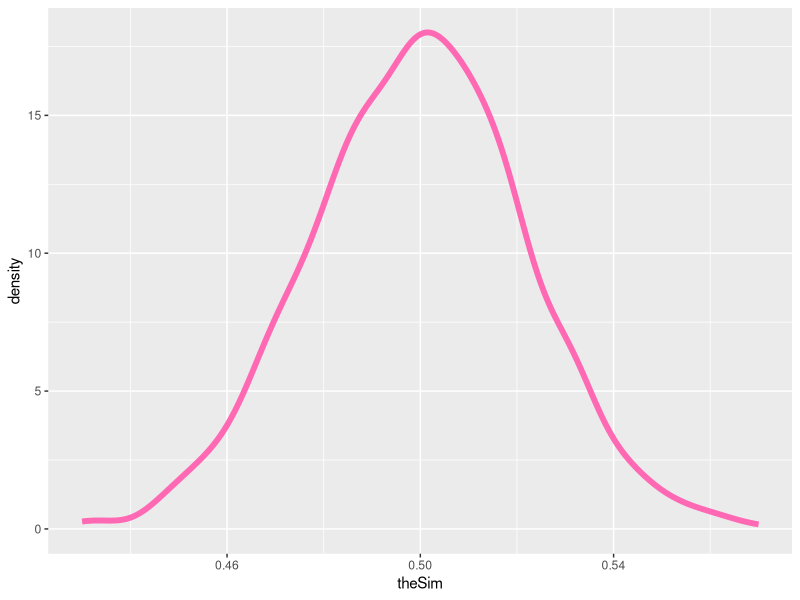
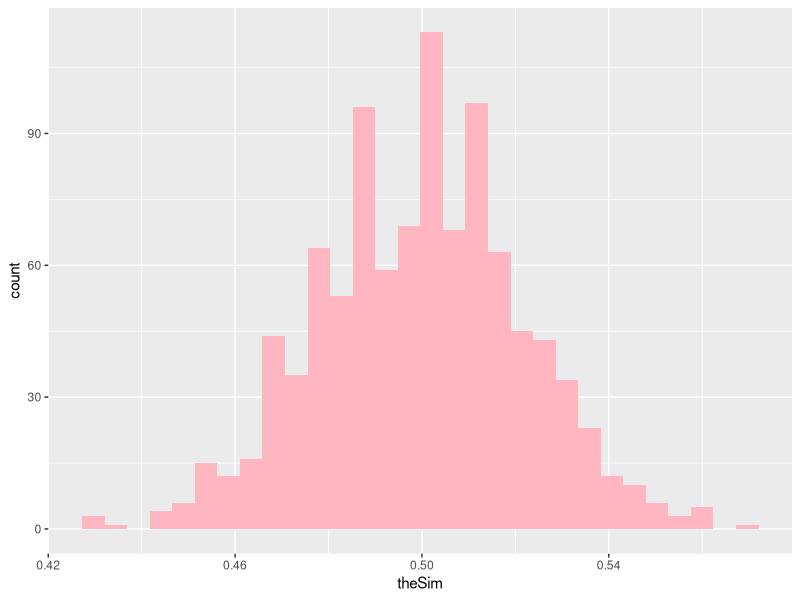

Source code (R) for these figures, in order:

# jointXY = 1, 0 <= x <= 1, and 0 <= y <= 1
# joint bivariate uniform distribution.

n=10^5
X = runif(n=n, min=0, max=1)
Y = runif(n=n, min=0, max=1)
head(X)

probBothBetweenHalf <- sum((X <= 0.5) & (Y <= 0.5))/n
probBothBetweenHalf



##############################################################
# ANSWER: 

theSim <- 0
# repeat sampling 1000 times
for(i in 1:1000) {
      n = 500 # sample of size 500 from bivariate uniform. 
      u1 <- runif(n=n, min=0, max=1)
      u2 <- runif(n=n, min=0, max=1)
      
      # logical vec depending on whether conditions are met
      probBothBetweenHalf <- sum((u1 < 05.) & (u2 < 0.5)) / n
      
      #store result from each sample (i)
      theSim[i] = probBothBetweenHalf     
}

library(ggplot2)
data <- data.frame(theSim)
ggplot(data, aes(x=theSim)) + geom_density(size=2, colour="hotpink")
ggplot(data, aes(x=theSim)) + geom_histogram(fill="lightpink")
